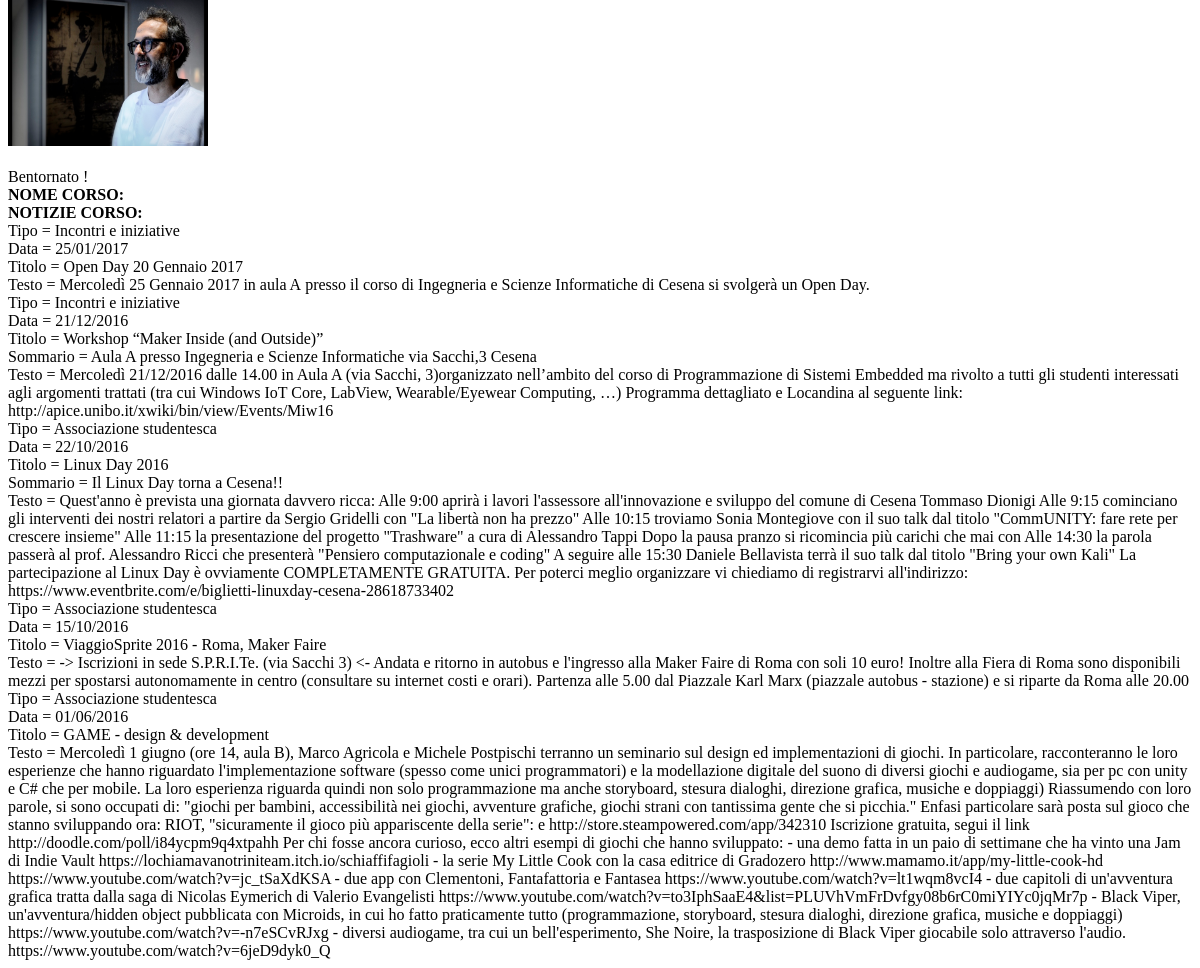
/home/tmp_home_news.php (lower part), run on an earlier commit of the app's database.
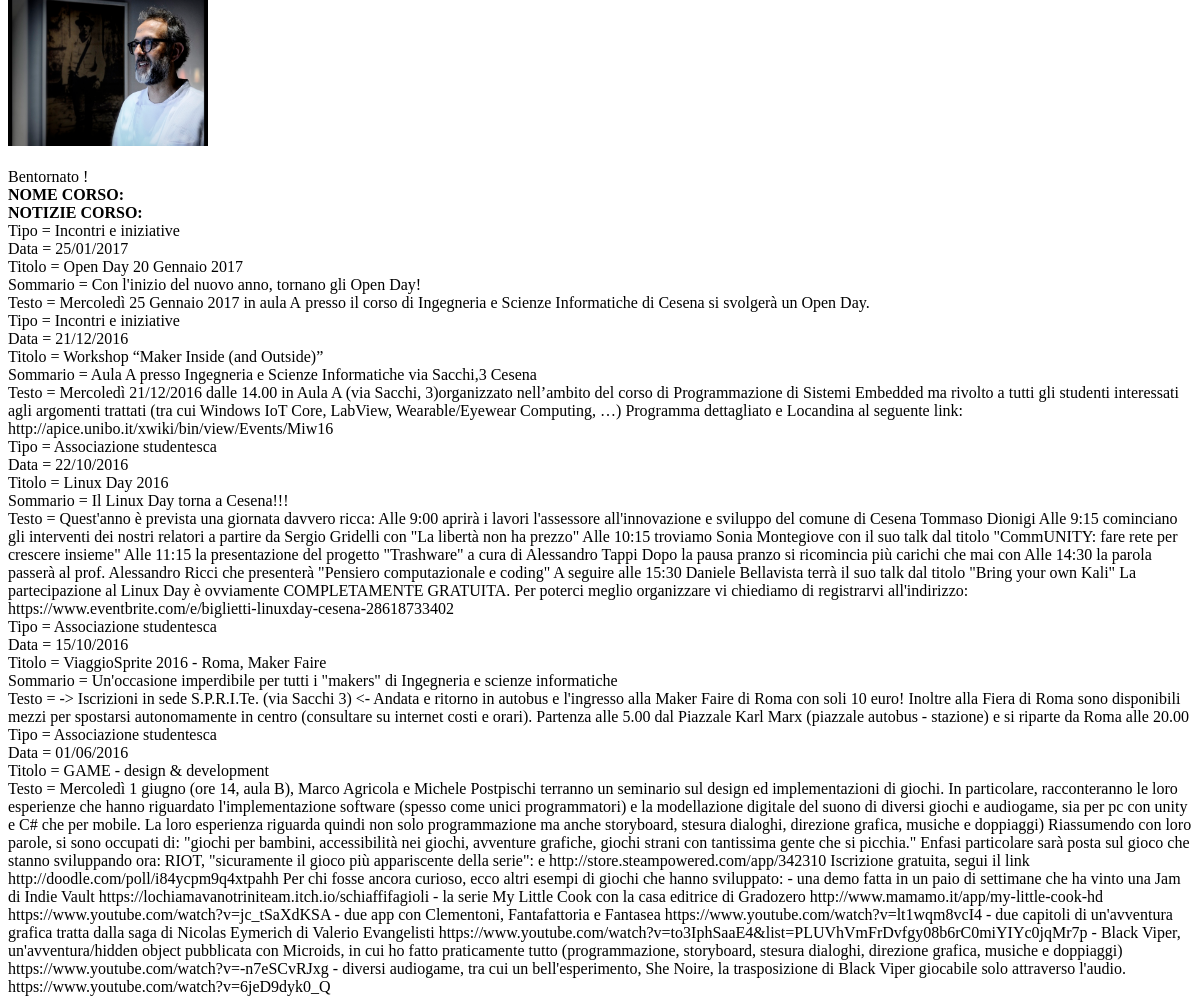
And on a later commit of the database.
### tables this page shows
CREATE TABLE `notizie` (
  `IdNotizia` int(6) UNSIGNED NOT NULL,
  `Tipo` int(6) UNSIGNED NOT NULL,
  `DataOra` datetime NOT NULL,
  `Titolo` varchar(100) NOT NULL,
  `Sommario` varchar(1000) DEFAULT NULL,
  `Testo` varchar(10000) NOT NULL,
  `Immagine` varchar(255) DEFAULT NULL,
  `IsCorso` tinyint(1) NOT NULL
);

CREATE TABLE `tipi_notizie` (
  `IdTipo` int(6) UNSIGNED NOT NULL,
  `Tipo` varchar(25) NOT NULL
);

### home/news/news_functions.php (called while the page is built)
<?php
function getNews($isCorso, $numNews, $mysqli) {
  if ($stmt = $mysqli->prepare("SELECT IdNotizia, t.Tipo, DATE_FORMAT(DATE(DataOra), '%d/%m/%Y') as Data, Titolo, Sommario, Testo, Immagine
  FROM notizie AS n INNER JOIN tipi_notizie AS t ON n.Tipo = t.IdTipo
  WHERE IsCorso = ? ORDER BY DataOra DESC LIMIT ?")) {
    $stmt->bind_param('ii', $isCorso, $numNews);
    $stmt->execute();
    $result = $stmt->get_result();
    $temp = array();
    $array = array();
    while ($row = $result->fetch_array(MYSQLI_ASSOC)) {
      $temp["Tipo"] = $row["Tipo"];
      $temp["Data"] = $row["Data"];
      $temp["Titolo"] = $row["Titolo"];
      $temp["Sommario"] = $row["Sommario"];
      $temp["Testo"] = $row["Testo"];
      $temp["Immagine"] = $row["Immagine"];
      $array[$row['IdNotizia']] = $temp;
      unset($temp);
    }
    return $array;
  }
}
?>

### home/tmp_home_news.php (the view, shortened to what this page needs)
<!DOCTYPE html>
<html lang="it">
  <head>
  </head>
  <body>
    <main>
      <?php
        require($_SERVER['DOCUMENT_ROOT'] . "/smartunibo/src/database/db_connect.php");
        require("news/news_functions.php");
        echo "<b>NOTIZIE ATENEO:</b><br>";
        $ateneoNews = getNews(0, 5, $mysqli);
        foreach ($ateneoNews as $n) {
          echo "Tipo = " .$n["Tipo"] ."<br>";
          echo "Data = " .$n["Data"] ."<br>";
          echo "Titolo = " .$n["Titolo"] ."<br>";
          if (!is_null($n["Sommario"])) {
            echo "Sommario = " .$n["Sommario"] ."<br>";
          }
          echo "Testo = " .$n["Testo"] ."<br>";
          if (!is_null($n["Immagine"])) {
            echo "<img src=" .$n["Immagine"] ." height=\"150\" width=\"200\"><br>";
          }
        }
        echo "<br>";
        echo "Bentornato " .$_SESSION['nome'] ." " .$_SESSION['cognome'] ."!<br>";
        $nomeCorso = getCorso($_SESSION['matricola'], $mysqli);
        echo "<b>NOME CORSO: " .$nomeCorso ."</b><br>";
        echo "<b>NOTIZIE CORSO:</b><br>";
        $corsoNews = getNews(1, 10, $mysqli);
        foreach ($corsoNews as $n) {
          echo "Tipo = " .$n["Tipo"] ."<br>";
          echo "Data = " .$n["Data"] ."<br>";
          echo "Titolo = " .$n["Titolo"] ."<br>";
          if (!is_null($n["Sommario"])) {
            echo "Sommario = " .$n["Sommario"] ."<br>";
          }
          echo "Testo = " .$n["Testo"] ."<br>";
        }
      ?>
    </main>
  </body>
</html>

What changed in the data, as far as the page shows it:
changed notizie: Sommario (not shown) → "Con l'inizio del nuovo anno, tornano gli Open Day!"
changed notizie: Sommario "Il Linux Day torna a Cesena!!" → "Il Linux Day torna a Cesena!!!"
changed notizie: Sommario (not shown) → "Un'occasione imperdibile per tutti i \"makers\" di Ingegneria e scienze informatiche"
